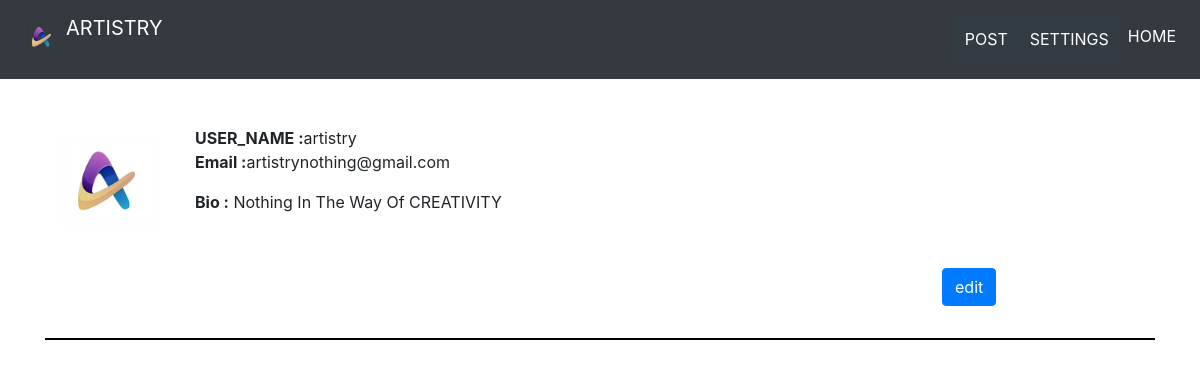
The page /view_post/ (signed in) on the database its author committed.
### users/models.py (models this page shows, shortened)
class User(AbstractUser):
    is_User = models.BooleanField('is_user', default=False)
    is_admin = models.BooleanField('is_admin', default=False)
    profile_photo=models.ImageField(upload_to='profile/',default=settings.STATIC_URL + 'images/default.png')
    bio=models.CharField(max_length=200,default='',null=True)

### users/views.py (the view)
# urls.py: path('view_post/',views.view_post,name='view_post'),
def view_post(request):
    if request.user.is_User:
        if request.method=="POST":
            us=request.user
            us.profile_photo=request.FILES.get('profile_pic')
            print(us.profile_photo)
            us.bio=request.POST['bio']
            us.save()
        post=Post.objects.filter(user=request.user)
        articl=article.objects.filter(user=request.user)
        return render(request,'view_post.html',{'images':post,'article':articl})

### templates/view_post.html (shortened to what this page needs)
{% load static %}
<!DOCTYPE html>
<html lang="en">
  <head>
    <link
      rel="stylesheet"
      href="https://cdn.jsdelivr.net/npm/bootstrap@4.0.0/dist/css/bootstrap.min.css"
    />
    <link
      rel="stylesheet"
      href="https://cdnjs.cloudflare.com/ajax/libs/font-awesome/5.15.3/css/all.min.css"
    />
  </head>
  <body>
    <nav class="navbar navbar-expand-md navbar-dark bg-dark fixed-top">
      <a class="navbar-brand" href="#"
        ><img
          src="{% static 'My project (10).png' %}"
          alt=""
          width="50"
          height="50"
          class="d-inline-block align-text-top"
        />ARTISTRY</a
      >
      <div class="collapse navbar-collapse" id="navbarCollapse">
        <ul class="navbar-nav ml-auto">
          <div class="dropdown">
            <button class="dropbtn">POST</button>
          </div>
          <br>
          <br>
          <div class="dropdown">
            <button class="dropbtn">SETTINGS</button>
          </div>
          <li class="nav-item">
            <a class="nav-link" href="/user_home">HOME</a>
          </li>
        </ul>
      </div>
    </nav>
    <div class="container mt-5">
      <div class="row">
        <div class="col-md-41" style="text-align: center">
          {% if request.user.profile_photo %}
          <img
            id="profile_picture"
            src="{{ request.user.profile_photo.url }}"
            alt="Profile Picture"
            class="profile-img"
          />
          {% else %}
          <img src="{% static 'art.png' %}" alt="" class="profile-img">
          {% endif %}
        </div>
        <div class="col-md-8">
          <ul class="list-unstyled">
            <li><strong>USER_NAME :</strong>{{ request.user.username }}</li>
            <li><strong>Email :</strong>{{ request.user.email }}</li>
          </ul>
          <p>
                <strong>Bio  :</strong> <span id="bios">{{ request.user.bio }}</span>
          </p>
        </div>
        <button
          type="button"
          class="btn btn-primary mb-3"
          data-bs-toggle="modal"
          data-bs-target="#edit"
          style="margin-left: 80%"
        >
          edit
        </button>
      </div>
      <hr />
    </div>
  </body>
</html>

### templates/view_post.html (style rules this page uses)
body { padding-top: 70px; }
.profile-img { width: 150px; height: 150px; border-radius: 50%; object-fit: cover; }
hr { margin-top: 1rem; margin-bottom: 1rem; border: 0; border-top: 2px solid rgb(0 0 0); }
.navbar-dark .navbar-nav .nav-link { color: #fff; }
.dropbtn { background-color: #333b43; color: white; padding: 11px; font-size: 16px; border: none; }
.dropdown { position: relative; display: inline-block; }

### rows shown on the page
User: user.profile_photo (picture), user.username "artistry", user.email "artistrynothing@gmail.com", user.bio "Nothing In The Way Of CREATIVITY"
